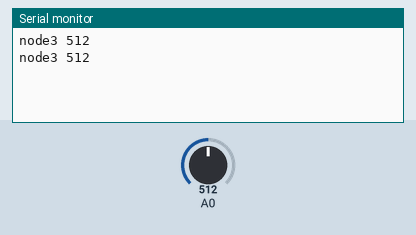
The sketch below on a simulated Arduino Uno, built with avr-gcc and run on an emulated ATmega328P. On the bench: the last lines printed to the serial monitor. The test bench sets the inputs (shaded band); at power-on: A0 = 512.

Above: at 1.8 s.
1.9 s: A0 set to 716
At 2.7 s:
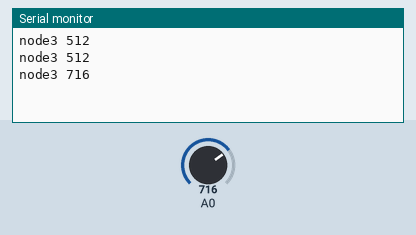
3.4 s: A0 set to 900
At 4.8 s:
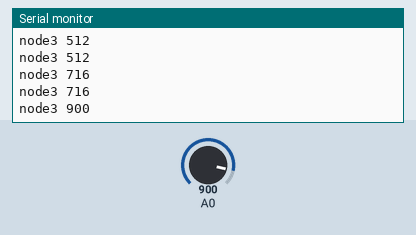
Timing chart, 0 to 6.4 s (numbered marks = the images above; inputs shaded):
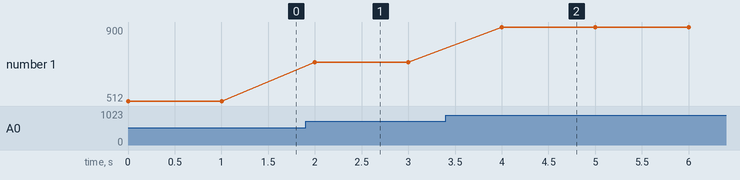

Measured:
- after the input at 1.9 s, the serial monitor: prints a new line after 0.10 s (image 1)
- after the input at 3.4 s, the serial monitor: prints a new line after 0.60 s (image 2)
- plotted number 1: 512 → 716 after the input at 1.9 s, 716 → 900 after the input at 3.4 s

The sketch:

zigbee.ino
```cpp
String string = "node3";
void setup() {

  Serial.begin(38400);  //Mở cổng Serial để giap tiếp | tham khảo Serial
}

void loop() {
  int value = analogRead(A0);   //đọc giá trị điện áp ở chân A0 - chân cảm biến

  Serial.println(string+" "+value);        //xuất ra giá trị vừa đọc


  //-----------------------------------------------------
  delay(1000);           //đợi 1 giây để bạn kịp tháy serial - (optional)
}
```
